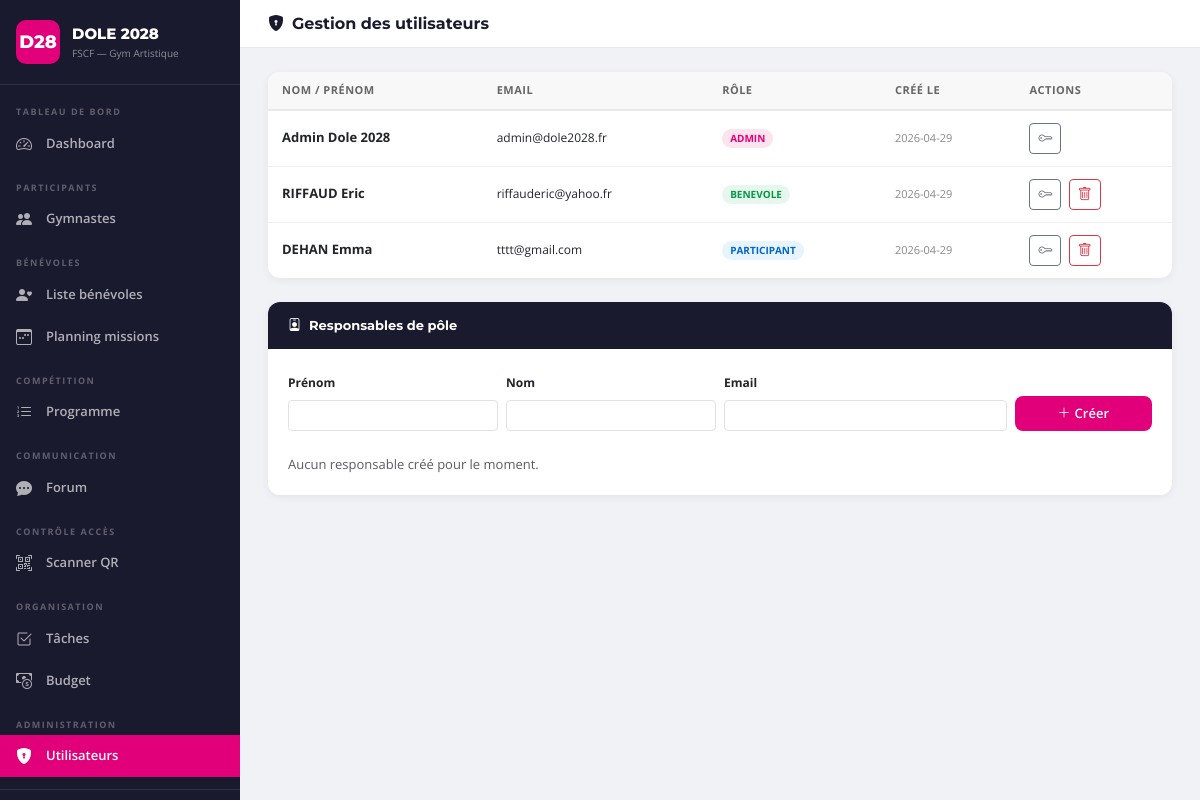
The page /admin (signed in) on the database its author committed.
### tables this page shows
CREATE TABLE users (
            id INTEGER PRIMARY KEY AUTOINCREMENT,
            email TEXT UNIQUE NOT NULL,
            password_hash TEXT NOT NULL,
            nom TEXT NOT NULL,
            prenom TEXT NOT NULL,
            role TEXT NOT NULL DEFAULT 'participant',
            created_at TEXT DEFAULT (datetime('now'))
        );

### app.py (the view)
@app.route('/admin')
@login_required
def admin():
    if not current_user.is_admin: abort(403)
    conn = get_db()
    users = conn.execute('SELECT * FROM users ORDER BY role,nom').fetchall()
    responsables = conn.execute("SELECT * FROM users WHERE role='responsable' ORDER BY nom").fetchall()
    resp_cats = {}
    for u in responsables:
        rows = conn.execute('SELECT categorie FROM responsable_categories WHERE user_id=?', (u['id'],)).fetchall()
        resp_cats[u['id']] = [r['categorie'] for r in rows]
    cats_taches = [r['categorie'] for r in conn.execute(
        "SELECT DISTINCT categorie FROM taches WHERE categorie!='' ORDER BY categorie").fetchall()]
    cats_budget = [r['categorie'] for r in conn.execute(
        "SELECT DISTINCT categorie FROM budget_lignes ORDER BY categorie").fetchall()]
    all_cats = sorted(set(cats_taches) | set(cats_budget))
    conn.close()
    return render_template('admin.html', users=users, responsables=responsables, resp_cats=resp_cats, all_cats=all_cats)

### app.py (called while the page is built)
def get_db():
    conn = sqlite3.connect(DATABASE)
    conn.row_factory = sqlite3.Row
    return conn

@login_manager.user_loader
def load_user(uid):
    conn = get_db()
    row = conn.execute('SELECT * FROM users WHERE id=?', (uid,)).fetchone()
    conn.close()
    return User(row) if row else None

    @property
    def is_admin(self): return self.role == 'admin'

    @property
    def is_staff(self): return self.role in ('admin', 'responsable')

    @property
    def full_name(self): return f"{self.prenom} {self.nom}"

### templates/admin.html (shortened to what this page needs)
{% extends 'base.html' %}
{% block page_title %}<i class="bi bi-shield-lock-fill me-2"></i>Gestion des utilisateurs{% endblock %}
{% block content %}
<div class="fscf-card">
  <div class="fscf-card-body p-0">
    <table class="fscf-table">
      <thead><tr>
        <th>Nom / Prénom</th><th>Email</th><th>Rôle</th><th>Créé le</th><th>Actions</th>
      </tr></thead>
      <tbody>
      {% for u in users %}
      <tr>
        <td><strong>{{ u.nom }} {{ u.prenom }}</strong></td>
        <td style="font-size:12px;">{{ u.email }}</td>
        <td><span class="role-badge role-{{ u.role }}">{{ u.role }}</span></td>
        <td style="font-size:11px;color:#888;">{{ u.created_at[:10] }}</td>
        <td>
          <button class="btn btn-sm btn-outline-secondary me-1" onclick="resetPwd({{ u.id }}, '{{ u.prenom }} {{ u.nom }}')" title="Réinitialiser MDP">
            <i class="bi bi-key"></i>
          </button>
          {% if u.id != current_user.id %}
          <form method="POST" action="{{ url_for('admin_user_delete', id=u.id) }}" class="d-inline" onsubmit="return confirm('Supprimer {{ u.prenom }} {{ u.nom }} ?')">
            <button type="submit" class="btn btn-sm btn-outline-danger"><i class="bi bi-trash"></i></button>
          </form>
          {% endif %}
        </td>
      </tr>
      {% endfor %}
      </tbody>
    </table>
  </div>
</div>
<div class="fscf-card mt-4">
  <div class="fscf-card-header">
    <span><i class="bi bi-person-badge me-2"></i>Responsables de pôle</span>
  </div>
  <div class="fscf-card-body">
    <form method="POST" action="{{ url_for('admin_responsable_new') }}" class="row g-2 align-items-end mb-4">
      <div class="col-md-3">
        <label class="form-label fw-bold" style="font-size:12px;">Prénom</label>
        <input type="text" name="prenom" class="form-control form-control-sm" required>
      </div>
      <div class="col-md-3">
        <label class="form-label fw-bold" style="font-size:12px;">Nom</label>
        <input type="text" name="nom" class="form-control form-control-sm" required>
      </div>
      <div class="col-md-4">
        <label class="form-label fw-bold" style="font-size:12px;">Email</label>
        <input type="email" name="email" class="form-control form-control-sm" required>
      </div>
      <div class="col-md-2">
        <button type="submit" class="btn-fscf btn-sm w-100"><i class="bi bi-plus-lg me-1"></i>Créer</button>
      </div>
    </form>
    {% if responsables %}
    <table class="fscf-table">
      <thead><tr><th>Responsable</th><th>Catégories assignées</th><th></th></tr></thead>
      <tbody>
      {% for u in responsables %}
      <tr>
        <td><strong>{{ u.prenom }} {{ u.nom }}</strong><br><small class="text-muted">{{ u.email }}</small></td>
        <td>
          <form method="POST" action="{{ url_for('admin_responsable_categories', id=u.id) }}" id="cat-form-{{ u.id }}">
            <div class="d-flex flex-wrap gap-2">
              {% for c in all_cats %}
              <label class="form-check-label d-flex align-items-center gap-1" style="font-size:12px;background:#f0f2f5;border-radius:14px;padding:3px 10px;">
                <input type="checkbox" name="categories" value="{{ c }}" class="form-check-input m-0"
                       {% if c in resp_cats.get(u.id, []) %}checked{% endif %}>
                {{ c }}
              </label>
              {% endfor %}
            </div>
            <button type="submit" class="btn btn-sm btn-outline-secondary mt-2"><i class="bi bi-check-lg me-1"></i>Enregistrer</button>
          </form>
        </td>
        <td>
          <button class="btn btn-sm btn-outline-secondary" onclick="resetPwd({{ u.id }}, '{{ u.prenom }} {{ u.nom }}')" title="Réinitialiser MDP">
            <i class="bi bi-key"></i>
          </button>
        </td>
      </tr>
      {% endfor %}
      </tbody>
    </table>
    {% else %}
    <p class="text-muted mb-0" style="font-size:13px;">Aucun responsable créé pour le moment.</p>
    {% endif %}
  </div>
</div>
{% endblock %}

### static/css/style.css (style rules this page uses)
:root { --pink: #E2007A; --navy: #1a1a2e; --blue: #0066CC; --green: #009944; --sidebar-w: 240px; }
* { box-sizing: border-box; }
body { font-family: 'Open Sans', sans-serif; background: #f0f2f5; margin: 0; }
.fscf-card { background: white; border-radius: 12px; box-shadow: 0 2px 8px rgba(0,0,0,.06); overflow: hidden; }
.fscf-card-header { background: var(--navy); color: white; padding: 14px 20px; font-family: 'Montserrat', sans-serif; font-weight: 700; font-size: 13px; display: flex; align-items: center; justify-content: space-between; }
.fscf-card-body { padding: 20px; }
.btn-fscf { background: var(--pink); color: white; border: none; border-radius: 8px; padding: 8px 18px; font-weight: 600; font-size: 13px; cursor: pointer; transition: background .15s; }
.role-badge { display: inline-block; padding: 2px 8px; border-radius: 20px; font-size: 10px; font-weight: 700; text-transform: uppercase; }
.role-admin { background: #fce4ef; color: var(--pink); }
.role-participant { background: #e8f4fd; color: var(--blue); }
.role-benevole { background: #e8f7ed; color: var(--green); }
.fscf-table { width: 100%; border-collapse: collapse; font-size: 13px; }
.fscf-table th { background: #f8f8f8; color: #666; font-size: 11px; font-weight: 700; text-transform: uppercase; letter-spacing: .5px; padding: 10px 14px; border-bottom: 2px solid #e8e8e8; }
.fscf-table td { padding: 12px 14px; border-bottom: 1px solid #f0f0f0; vertical-align: middle; }
.fscf-table tr:last-child td { border-bottom: none; }

### rows shown on the page
users: nom "Admin", prenom "Dole 2028", email "admin@dole2028.fr", role "ADMIN", created_at "2026-04-29"
users: nom "RIFFAUD", prenom "Eric", email "riffauderic@yahoo.fr", role "BENEVOLE", created_at "2026-04-29"
users: nom "DEHAN", prenom "Emma", email "tttt@gmail.com", role "PARTICIPANT", created_at "2026-04-29"
